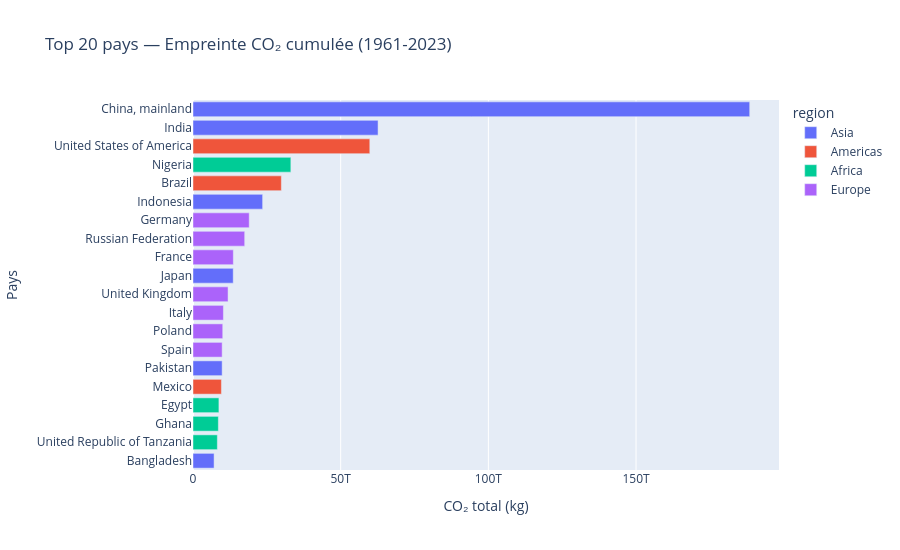

The code cell stored with this chart in its notebook:
### Code cell
# Top 20 pays par empreinte CO2 totale (toutes années)
co2_pays = (
    df.groupby(['iso3', 'nom_pays', 'region'])['co2_total_kg']
    .sum()
    .sort_values(ascending=False)
    .head(20)
    .reset_index()
)

fig = px.bar(
    co2_pays,
    x='co2_total_kg', y='nom_pays',
    color='region',
    orientation='h',
    title='Top 20 pays — Empreinte CO₂ cumulée (1961-2023)',
    labels={'co2_total_kg': 'CO₂ total (kg)', 'nom_pays': 'Pays'}
)
fig.update_layout(yaxis={'categoryorder': 'total ascending'}, height=550)
fig.show()

### Figure 1 — Plotly figure (JSON) as saved in the notebook; plotly's stock layout.template omitted (floating-point values rounded to 4 significant figures)
{"data": [{"hovertemplate": "region=Asia<br>CO₂ total (kg)=%{x}<br>Pays=%{y}<extra></extra>", "legendgroup": "Asia", "marker": {"color": "#636efa", "pattern": {"shape": ""}}, "name": "Asia", "orientation": "h", "showlegend": true, "textposition": "auto", "type": "bar", "x": [188500000000000.0, 62650000000000.0, 23570000000000.0, 13620000000000.0, 9869000000000.0, 7137000000000.0], "xaxis": "x", "y": ["China, mainland", "India", "Indonesia", "Japan", "Pakistan", "Bangladesh"], "yaxis": "y"}, {"hovertemplate": "region=Americas<br>CO₂ total (kg)=%{x}<br>Pays=%{y}<extra></extra>", "legendgroup": "Americas", "marker": {"color": "#EF553B", "pattern": {"shape": ""}}, "name": "Americas", "orientation": "h", "showlegend": true, "textposition": "auto", "type": "bar", "x": [59860000000000.0, 29910000000000.0, 9622000000000.0], "xaxis": "x", "y": ["United States of America", "Brazil", "Mexico"], "yaxis": "y"}, {"hovertemplate": "region=Africa<br>CO₂ total (kg)=%{x}<br>Pays=%{y}<extra></extra>", "legendgroup": "Africa", "marker": {"color": "#00cc96", "pattern": {"shape": ""}}, "name": "Africa", "orientation": "h", "showlegend": true, "textposition": "auto", "type": "bar", "x": [33130000000000.0, 8773000000000.0, 8586000000000.0, 8243000000000.0], "xaxis": "x", "y": ["Nigeria", "Egypt", "Ghana", "United Republic of Tanzania"], "yaxis": "y"}, {"hovertemplate": "region=Europe<br>CO₂ total (kg)=%{x}<br>Pays=%{y}<extra></extra>", "legendgroup": "Europe", "marker": {"color": "#ab63fa", "pattern": {"shape": ""}}, "name": "Europe", "orientation": "h", "showlegend": true, "textposition": "auto", "type": "bar", "x": [19030000000000.0, 17500000000000.0, 13660000000000.0, 11870000000000.0, 10290000000000.0, 10070000000000.0, 9873000000000.0], "xaxis": "x", "y": ["Germany", "Russian Federation", "France", "United Kingdom", "Italy", "Poland", "Spain"], "yaxis": "y"}], "layout": {"barmode": "relative", "height": 550, "legend": {"title": {"text": "region"}, "tracegroupgap": 0}, "title": {"text": "Top 20 pays — Empreinte CO₂ cumulée (1961-2023)"}, "xaxis": {"anchor": "y", "domain": [0, 1], "title": {"text": "CO₂ total (kg)"}}, "yaxis": {"anchor": "x", "categoryorder": "total ascending", "domain": [0, 1], "title": {"text": "Pays"}}}}
